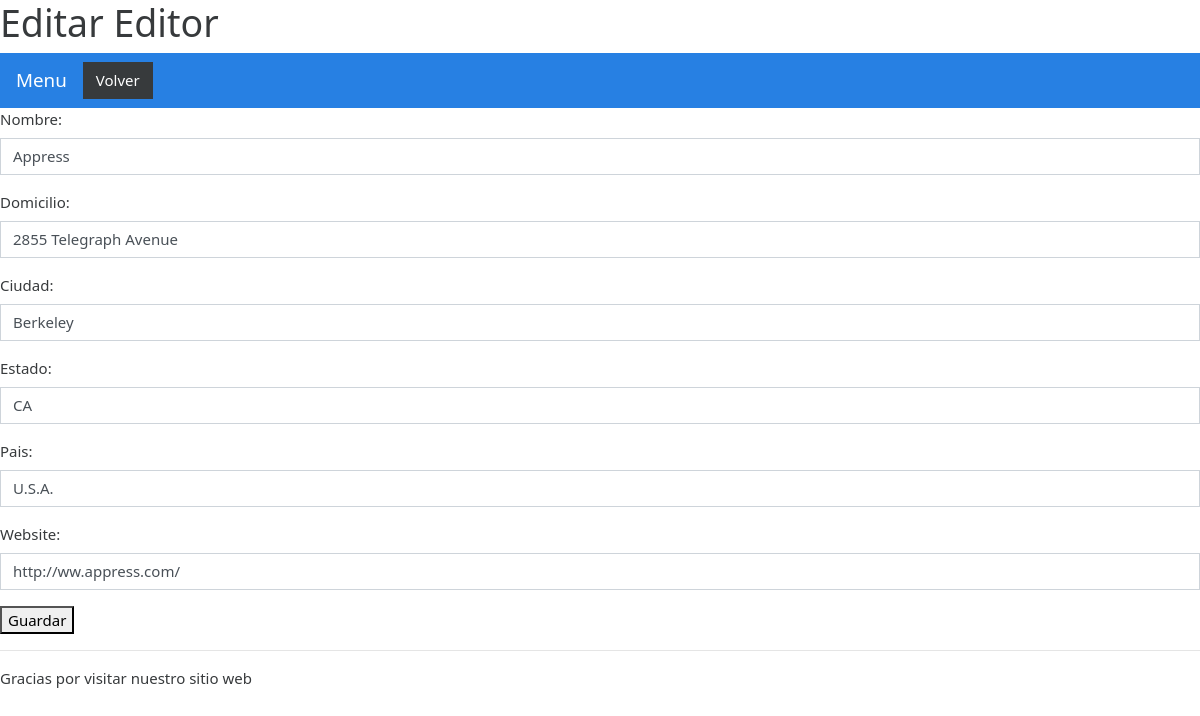
Screenshot of /editar-editor/4 with the database file from the repository.
### biblioteca/models.py (models this page shows, shortened)
class Editor(models.Model):
    nombre = models.CharField(max_length = 30)
    domicilio = models.CharField(max_length = 50)
    ciudad = models.CharField(max_length = 60)
    estado = models.CharField(max_length = 30)
    pais = models.CharField(max_length = 50)
    website = models.URLField()
    class Meta:
        verbose_name_plural="Editores"

### biblioteca/views.py (the view)
# urls.py: url(r'^editar-editor/(?P<pk>\d+)$',EditorUpdate.as_view(),name='editor_edit'),
class EditorUpdate(UpdateView):
    model = Editor
    form_class = EditorForm
    template_name = 'editor_edit.html'
    success_url=reverse_lazy('editores')

### biblioteca/forms.py
class EditorForm(forms.ModelForm):
    class Meta:
        model = Editor
        fields = [
            'nombre',
            'domicilio',
            'ciudad',
            'estado',
            'pais',
            'website',
        ]
        labels = {
            'nombre':'Nombre',
            'domicilio':'Domicilio',
            'ciudad':'Ciudad',
            'estado':'Estado',
            'pais':'Pais',
            'website':'Website',
        }
        widgets = {
            'nombre':forms.TextInput(attrs={'class':'form-control'}),
            'domicilio':forms.TextInput(attrs={'class':'form-control'}),
            'ciudad':forms.TextInput(attrs={'class':'form-control'}),
            'estado':forms.TextInput(attrs={'class':'form-control'}),
            'pais':forms.TextInput(attrs={'class':'form-control'}),
            'website':forms.TextInput(attrs={'class':'form-control'}),
        }

### biblioteca/templates/editor_edit.html (shortened to what this page needs)
{% extends "base.html"%}
    {% block menu%}
    <a class="btn btn-secondary my-2 my-sm-0" href="{% url 'editores' %}">Volver</a>
    {% endblock%}
    {% block content %}
    <form method="post">
        {{ form.as_p}}
        <button type="submit">Guardar</button>
    </form>
    {% endblock %}

### rows the page displays
Editor: nombre "Appress", domicilio "2855 Telegraph Avenue", ciudad "Berkeley", estado "CA", pais "U.S.A.", website "http://ww.appress.com/"
